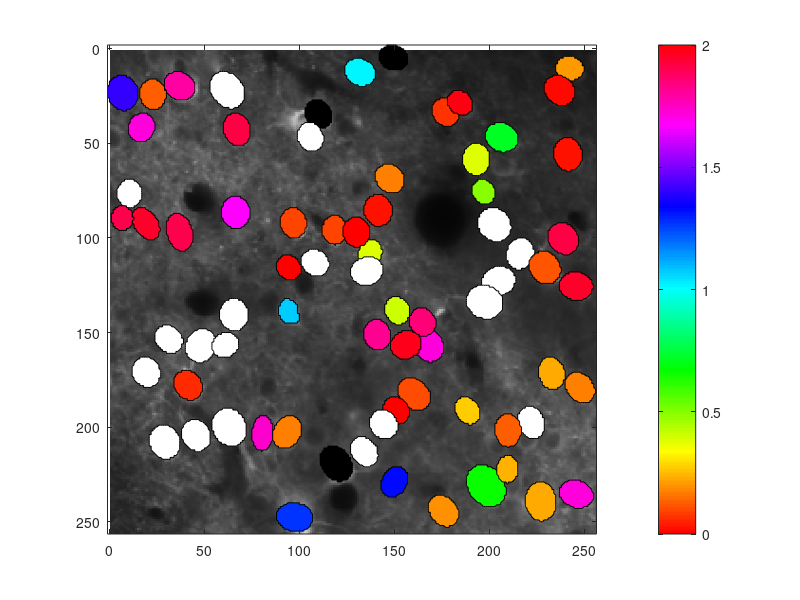

Write MATLAB code to recreate this figure. (Note: this script raises an error after producing the figure.)
%In the final step, we utilize the spatial information that is uniquely available to us using calcium imaging. 
%Imaging, unlike electrophysiology, allows us to visualize the location of each neuron, 
% and therefore we can make a image that demonstrates the relationship between orientation tuning and location in the brain.

load('PopMap.mat');      

% Variables available:
% AllOSI
% AllPO
% TC
% img, the average projection image we made in Image J
% ROIs, a vector of region of interest data for each cell

NumCells = size(TC,1); 

% display average projection image
image(img) 
axis square

% setup colors
color = hsv(180); 

%We write a for loop across all cells that determines the color based on the neuron's PO. 
% We will plot cells with zero/negative response in black, cells with OSI less than 0.25 in white, 
% and all other cells color-coded to their PO.

% loop for each cell
for cell = 1:NumCells
    
    % get ROI coordinates
    roi = ROIs{cell}.mnCoordinates;    
    
    % color based on preferred orientation	        
    if max(TC(cell,:)) == 0  % not visually responsive = black
        roicolor = zeros(1,3); 
        
    elseif AllOSI(cell)<0.25 % broadly tuned = white
        roicolor = ones(1,3); 
        
    else % not visually responsive
        roicolor = color(ceil(AllPO(cell)),:);
        
    end    
    
    % draw colored ROI
    patch(roi(:,1),roi(:,2),ones(1,size(roi,1)),'FaceColor',roicolor)    
end     

%Plotting the final population map.

colormap(color)
colorbar('Ticks',[0:60:360]/180, 'TickLAbels',0:30:180)
axis off
title('Population Orientation Map')
